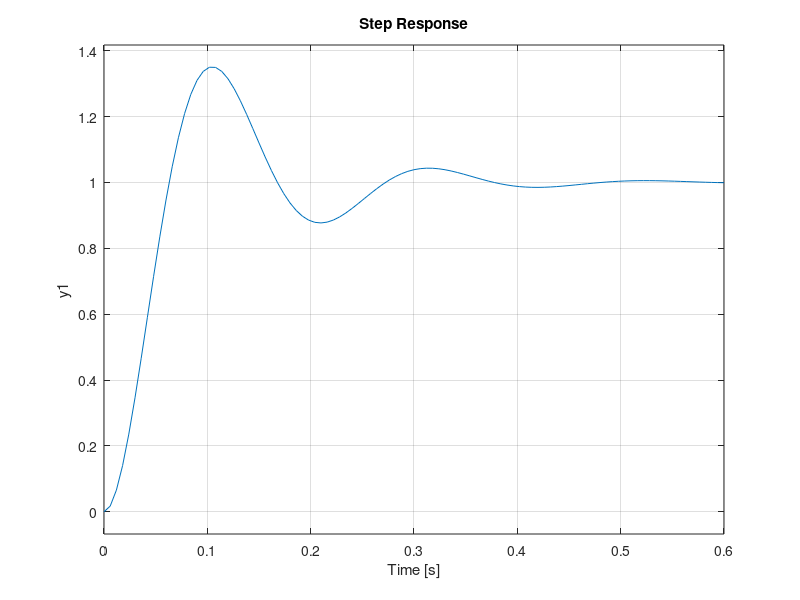
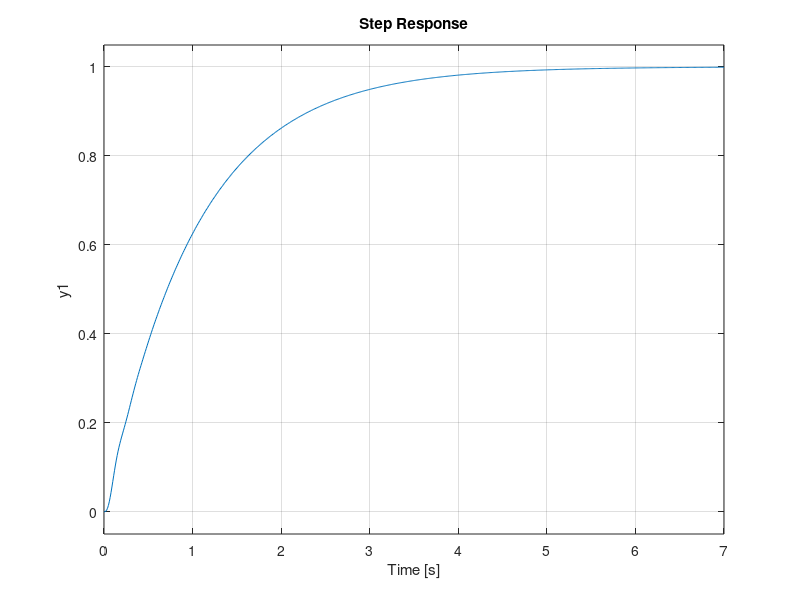
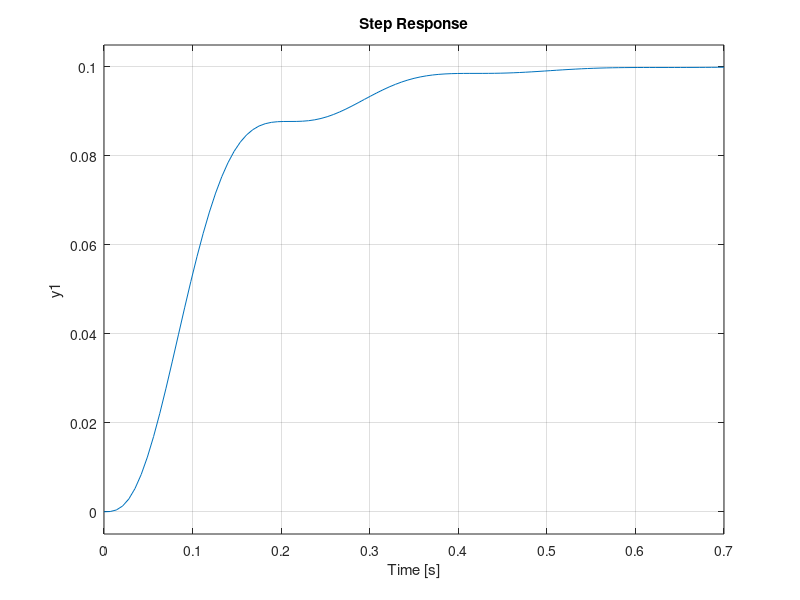
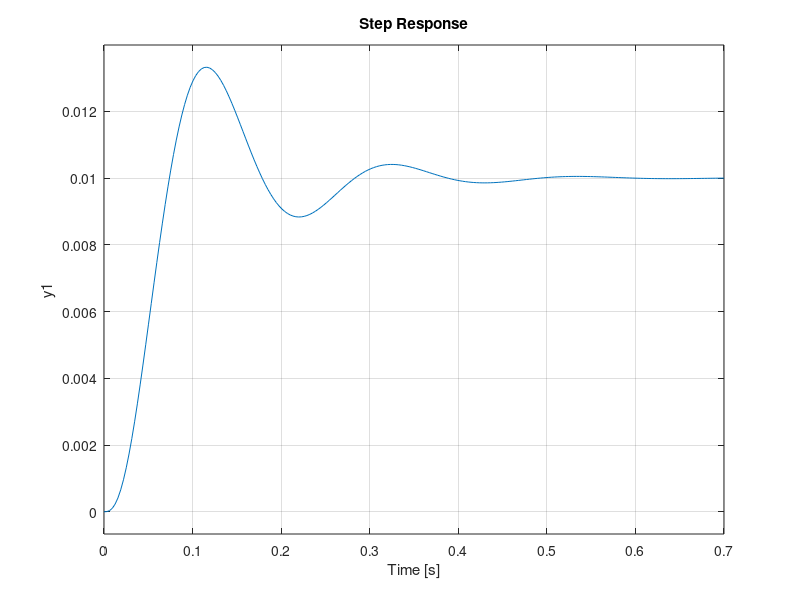

Reproduce these figures in MATLAB, in order.
%% Time Response of Second order system
z=[];
p=[-10+30i -10-30i];
k=1000;
G=zpk(z,p,k)
figure(3);
step(G)
%% Addition of Pole at -1 to the system
z=[];
p=[-10+30i -10-30i -1];
k=1000;
G=zpk(z,p,k)
figure(4);
step(G)
%% Addition of Pole at -10 to the system
z=[];
p=[-10+30i -10-30i -10];
k=1000;
G=zpk(z,p,k)
figure(5);
step(G)
%% Addition of Pole at -100 to the system
z=[];
p=[-10+30i -10-30i -100];
k=1000;
G=zpk(z,p,k)
figure(6);
step(G) 
